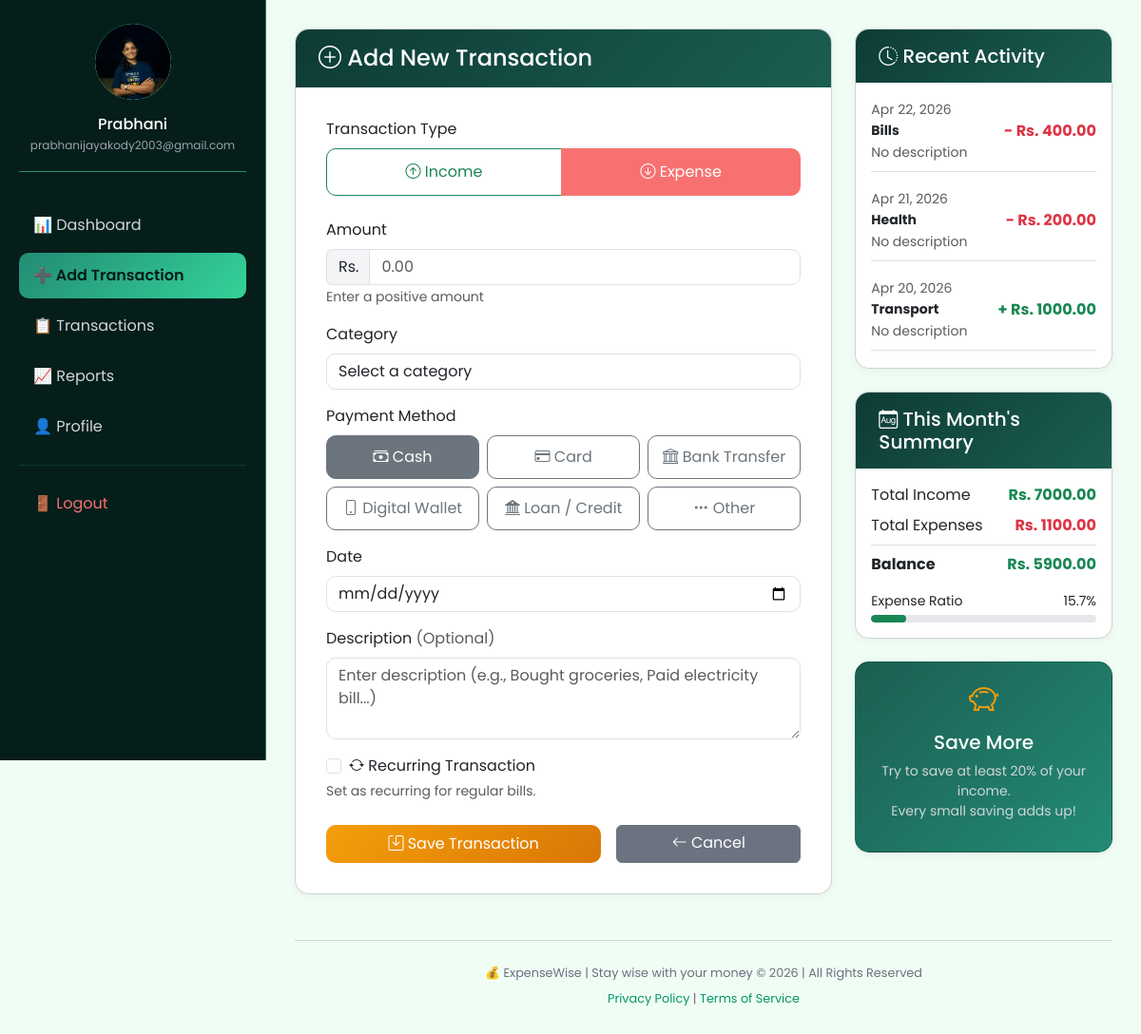
Page /transactions/add/ (signed in) on the committed database.
### accounts/models.py (models this page shows, shortened)
class Profile(models.Model):
    user = models.OneToOneField(User, on_delete=models.CASCADE)
    profile_picture = models.ImageField(
        default='default.jpg',
        upload_to='profile_pics',
        null=True,
        blank=True
    )
    bio = models.TextField(max_length=500, blank=True, default='')
    phone = models.CharField(max_length=15, blank=True, default='')
    address = models.CharField(max_length=200, blank=True, default='')

### transactions/models.py (models this page shows, shortened)
class Transaction(models.Model):
    TYPE_CHOICES = [
        ('income', 'Income'),
        ('expense', 'Expense'),
    ]
    PAYMENT_CHOICES = [
        ('Cash', '💵 Cash'),
        ('Card', '💳 Card'),
        ('Bank Transfer', '🏦 Bank Transfer'),
        ('Digital Wallet', '📱 Digital Wallet'),
        ('Loan/Credit', '🏦 Loan/Credit'),
        ('Other', '📝 Other'),
    ]
    user = models.ForeignKey(User, on_delete=models.CASCADE)
    type = models.CharField(max_length=10, choices=TYPE_CHOICES)
    amount = models.DecimalField(max_digits=10, decimal_places=2)
    category = models.ForeignKey(Category, on_delete=models.SET_NULL, null=True)
    payment_method = models.CharField(max_length=50, choices=PAYMENT_CHOICES, blank=True, null=True, default='Cash')
    description = models.TextField(blank=True)
    date = models.DateField()
    created_at = models.DateTimeField(auto_now_add=True)

class Category(models.Model):
    name = models.CharField(max_length=100)
    def __str__(self):
        return self.name

### transactions/views.py (the view)
# urls.py: path('add/', views.add_transaction, name='add_transaction'),
@login_required
def add_transaction(request):
    if request.method == 'POST':
        form = TransactionForm(request.POST)
        if form.is_valid():
            t = form.save(commit=False)
            t.user = request.user
            if 'payment_method' in request.POST:
                t.payment_method = request.POST.get('payment_method')
            t.save()
            messages.success(request, 'Transaction added successfully!')
            return redirect('transaction_list')
        else:
            messages.error(request, 'Please correct the errors below.')
    else:
        form = TransactionForm()
    recent = Transaction.objects.filter(user=request.user).order_by('-date')[:5]
    today = datetime.now()
    monthly_income = float(Transaction.objects.filter(user=request.user, type='income', date__month=today.month, date__year=today.year).aggregate(Sum('amount'))['amount__sum'] or 0)
    monthly_expenses = float(Transaction.objects.filter(user=request.user, type='expense', date__month=today.month, date__year=today.year).aggregate(Sum('amount'))['amount__sum'] or 0)
    context = {
        'form': form,
        'recent_transactions': recent,
        'monthly_income': monthly_income,
        'monthly_expenses': monthly_expenses,
        'monthly_balance': monthly_income - monthly_expenses,
        'expense_percentage': round((monthly_expenses / monthly_income * 100), 1) if monthly_income > 0 else 0,
        'high_expense_warning': (monthly_expenses / monthly_income * 100) > 70 if monthly_income > 0 else False,
    }
    return render(request, 'transactions/add_transaction.html', context)

### transactions/templates/transactions/add_transaction.html (shortened to what this page needs)
{% extends 'side_bar.html' %}
{% load static %}
{% block dashboard_content %}
<div class="row">
    <div class="col-md-8">
        <div class="card">
            <div class="card-header">
                <h4 class="mb-0">
                    <i class="bi bi-plus-circle"></i>
                    {% if form.instance.pk %}Edit Transaction{% else %}Add New Transaction{% endif %}
                </h4>
            </div>
            <div class="card-body" style="padding: 2rem;">
                <form method="post" id="transactionForm">
                    <div class="mb-4">
                        <label class="form-label">Transaction Type</label>
                        <div class="btn-group w-100" role="group">
                            <label class="btn btn-outline-success" for="typeIncome" style="border-radius: 10px 0 0 10px; padding: 12px;">
                                <i class="bi bi-arrow-up-circle"></i> Income
                            </label>
                            <label class="btn btn-outline-danger" for="typeExpense" style="border-radius: 0 10px 10px 0; padding: 12px;">
                                <i class="bi bi-arrow-down-circle"></i> Expense
                            </label>
                        </div>
                    </div>
                    <div class="mb-3">
                        <label class="form-label">Amount</label>
                        <div class="input-group">
                            <span class="input-group-text" style="background: #F3F4F6; border-right: none;">
                                Rs.
                            </span>
                            {{ form.amount }}
                        </div>
                        <small class="text-muted">Enter a positive amount</small>
                    </div>
                    <div class="mb-3">
                        <label class="form-label">Category</label>
                        <select name="category" class="form-control" required id="categorySelect">
                            <option value="">Select a category</option>
                        </select>
                    </div>
                    <div class="mb-3">
                        <label class="form-label">Payment Method</label>
                        <div class="row g-2">
                            <div class="col-md-4">
                                <label class="btn btn-outline-secondary w-100" for="paymentCash" style="border-radius: 10px; padding: 10px;">
                                    <i class="bi bi-cash-stack"></i> Cash
                                </label>
                            </div>
                            <div class="col-md-4">
                                <label class="btn btn-outline-secondary w-100" for="paymentCard" style="border-radius: 10px; padding: 10px;">
                                    <i class="bi bi-credit-card"></i> Card
                                </label>
                            </div>
                            <div class="col-md-4">
                                <label class="btn btn-outline-secondary w-100" for="paymentBank" style="border-radius: 10px; padding: 10px;">
                                    <i class="bi bi-bank"></i> Bank Transfer
                                </label>
                            </div>
                            <div class="col-md-4 mt-2">
                                <label class="btn btn-outline-secondary w-100" for="paymentDigital" style="border-radius: 10px; padding: 10px;">
                                    <i class="bi bi-phone"></i> Digital Wallet
                                </label>
                            </div>
                            <div class="col-md-4 mt-2">
                                <label class="btn btn-outline-secondary w-100" for="paymentLoan" style="border-radius: 10px; padding: 10px;">
                                    <i class="bi bi-bank2"></i> Loan / Credit
                                </label>
                            </div>
                            <div class="col-md-4 mt-2">
                                <label class="btn btn-outline-secondary w-100" for="paymentOther" style="border-radius: 10px; padding: 10px;">
                                    <i class="bi bi-three-dots"></i> Other
                                </label>
                            </div>
                        </div>
                    </div>
                    <div class="mb-3">
                        <label class="form-label">Date</label>
                        {{ form.date }}
                    </div>
                    <div class="mb-3">
                        <label class="form-label">Description <span class="text-muted">(Optional)</span></label>
                        {{ form.description }}
                    </div>
                    <div class="mb-3">
                        <div class="form-check">
                            <input class="form-check-input" type="checkbox" id="recurringCheck">
                            <label class="form-check-label" for="recurringCheck">
                                <i class="bi bi-arrow-repeat"></i> Recurring Transaction
                            </label>
                        </div>
                        <small class="text-muted">Set as recurring for regular bills.</small>
                    </div>
                    <div class="d-flex gap-3 mt-4">
                        <button type="submit" class="btn btn-primary flex-fill">
                            <i class="bi bi-save"></i>
                            {% if form.instance.pk %}Update Transaction{% else %}Save Transaction{% endif %}
                        </button>
                        <a href="{% url 'dashboard' %}" class="btn btn-secondary flex-fill" style="background: #6B7280;">
                            <i class="bi bi-arrow-left"></i> Cancel
                        </a>
                    </div>
                </form>
            </div>
        </div>
    </div>
    <div class="col-md-4">
        <div class="card">
            <div class="card-header">
                <h5 class="mb-0"><i class="bi bi-clock-history"></i> Recent Activity</h5>
            </div>
            <div class="card-body" style="max-height: 300px; overflow-y: auto;">
                {% if recent_transactions %}
                    {% for t in recent_transactions %}
                    <div class="d-flex justify-content-between align-items-center mb-3 pb-2 border-bottom">
                        <div>
                            <small class="text-muted">{{ t.date|date:"M d, Y" }}</small>
                            <p class="mb-0 small fw-bold">{{ t.get_category_display|default:t.category }}</p>
                            <small class="text-muted">{{ t.description|truncatechars:20|default:"No description" }}</small>
                        </div>
                        <div class="text-end">
                            <span class="{% if t.type == 'income' %}text-success{% else %}text-danger{% endif %} fw-bold">
                                {% if t.type == 'income' %}+{% else %}-{% endif %} Rs. {{ t.amount }}
                            </span>
                        </div>
                    </div>
                    {% empty %}
                    <p class="text-muted text-center py-3">No recent transactions</p>
                    {% endfor %}
                {% else %}
                    <p class="text-muted text-center py-3">Add your first transaction</p>
                {% endif %}
            </div>
        </div>
        <div class="card mt-4">
            <div class="card-header">
                <h5 class="mb-0"><i class="bi bi-calendar-month"></i> This Month's Summary</h5>
            </div>
            <div class="card-body">
                <div class="mb-3">
                    <div class="d-flex justify-content-between mb-2">
                        <span>Total Income</span>
                        <span class="text-success fw-bold">Rs. {{ monthly_income|default:"0"|floatformat:2 }}</span>
                    </div>
                    <div class="d-flex justify-content-between mb-2">
                        <span>Total Expenses</span>
                        <span class="text-danger fw-bold">Rs. {{ monthly_expenses|default:"0"|floatformat:2 }}</span>
                    </div>
                    <div class="d-flex justify-content-between pt-2 border-top">
                        <span class="fw-bold">Balance</span>
                        <span class="fw-bold {% if monthly_balance >= 0 %}text-success{% else %}text-danger{% endif %}">
                            Rs. {{ monthly_balance|default:"0"|floatformat:2 }}
                        </span>
                    </div>
                </div>
                {% if monthly_income > 0 %}
                <div class="mt-3">
                    <div class="d-flex justify-content-between small mb-1">
                        <span>Expense Ratio</span>
                        <span>{{ expense_percentage|default:"0" }}%</span>
                    </div>
                    <div class="progress" style="height: 8px;">
                        <div class="progress-bar {% if expense_percentage > 70 %}bg-danger{% elif expense_percentage > 50 %}bg-warning{% else %}bg-success{% endif %}"
                             style="width: {{ expense_percentage|default:"0" }}%;">
                        </div>
                    </div>
                </div>
                {% endif %}
            </div>
        </div>
        <div class="card mt-4" style="background: linear-gradient(135deg, #1B5E52, #238B75);">
            <div class="card-body text-center">
                <i class="bi bi-piggy-bank" style="font-size: 2rem; color: #F59E0B;"></i>
                <h5 class="mt-2" style="color: white;">Save More</h5>
                <p class="small" style="color: #D1D5DB;">
                    Try to save at least 20% of your income.<br>
                    Every small saving adds up!
                </p>
            </div>
        </div>
    </div>
</div>
{% endblock %}

### templates/side_bar.html (shortened to what this page needs)
<!DOCTYPE html>
<html lang="en">
<head>
    <link href="https://cdn.jsdelivr.net/npm/bootstrap@5.3.0-alpha1/dist/css/bootstrap.min.css" rel="stylesheet">
    <link rel="stylesheet" href="https://cdn.jsdelivr.net/npm/bootstrap-icons@1.11.1/font/bootstrap-icons.css">
</head>
<body>
    <div class="sidebar">
        <div class="sidebar-header" onclick="location.href='{% url 'profile' %}'">
            <div class="avatar">
            {% if user.profile.profile_picture and user.profile.profile_picture.name != 'default.jpg' %}
                <img src="{{ user.profile.profile_picture.url }}" alt="Profile">
            {% else %}
                <i class="bi bi-person-circle"></i>
            {% endif %}
            </div>
            <h5>{{ user.username }}</h5>
            <small>{{ user.email }}</small>
        </div>
        <a href="{% url 'dashboard' %}" class="{% if request.resolver_match.url_name == 'dashboard' %}active{% endif %}">
            📊 Dashboard
        </a>
        <a href="{% url 'add_transaction' %}" class="{% if request.resolver_match.url_name == 'add_transaction' %}active{% endif %}">
            ➕ Add Transaction
        </a>
        <a href="{% url 'transaction_list' %}" class="{% if request.resolver_match.url_name == 'transaction_list' %}active{% endif %}">
            📋 Transactions
        </a>
        <a href="{% url 'reports' %}" class="{% if request.resolver_match.url_name == 'reports' %}active{% endif %}">
            📈 Reports
        </a>
        <a href="{% url 'profile' %}" class="{% if request.resolver_match.url_name == 'profile' %}active{% endif %}">
            👤 Profile
        </a>
        <hr>
        <a href="{% url 'logout' %}" class="logout-btn">🚪 Logout</a>
    </div>
    <div class="main-content">
        {% block dashboard_content %}
        {% endblock %}
        <div class="footer">
            <p>💰 ExpenseWise | Stay wise with your money © 2026 | All Rights Reserved</p>
            <p>
                <a href="#">Privacy Policy</a> | <a href="#">Terms of Service</a>
            </p>
        </div>
    </div>
</body>
</html>

### rows in the picture
Transaction: date "Apr 22, 2026", category "Bills", description "No description", amount "400.00"
Transaction: date "Apr 21, 2026", category "Health", description "No description", amount "200.00"
Transaction: date "Apr 20, 2026", category "Transport", description "No description", amount "1000.00"

### other values in the picture
{{ user.username }} "Prabhani"
{{ user.email }} "prabhanijayakody2003@gmail.com"
{{ monthly_income|default:"0"|floatformat:2 }} "7000.00"
{{ monthly_expenses|default:"0"|floatformat:2 }} "1100.00"
{{ monthly_balance|default:"0"|floatformat:2 }} "5900.00"
{{ expense_percentage|default:"0" }} "15.7"
